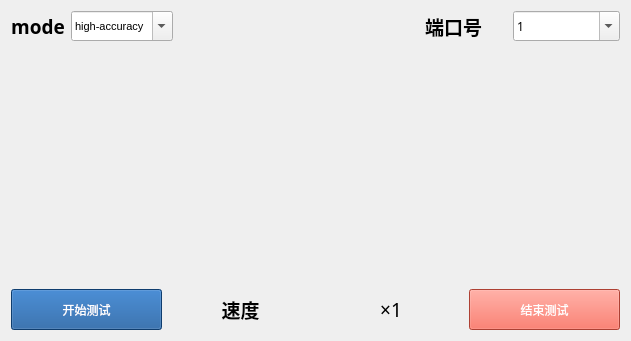
   <widget class="QWidget" name="layoutWidget_3">
    <property name="geometry">
     <rect>
      <x>1090</x>
      <y>450</y>
      <width>631</width>
      <height>341</height>
     </rect>
    </property>
    <layout class="QVBoxLayout" name="verticalLayout_40">
     <item>
      <layout class="QVBoxLayout" name="verticalLayout_41">
       <item>
        <layout class="QHBoxLayout" name="horizontalLayout_62">
         <item>
          <layout class="QHBoxLayout" name="horizontalLayout_63">
           <item>
            <widget class="QLabel" name="label_46">
             <property name="font">
              <font>
               <family>Adobe Heiti Std</family>
               <pointsize>14</pointsize>
               <weight>75</weight>
               <bold>true</bold>
              </font>
             </property>
             <property name="text">
              <string>mode</string>
             </property>
             <property name="alignment">
              <set>Qt::AlignCenter</set>
             </property>
            </widget>
           </item>
           <item>
            <widget class="QComboBox" name="comboBox_18">
             <property name="minimumSize">
              <size>
               <width>0</width>
               <height>30</height>
              </size>
             </property>
             <property name="font">
              <font>
               <family>Arial</family>
               <pointsize>8</pointsize>
               <weight>50</weight>
               <italic>false</italic>
               <bold>false</bold>
              </font>
             </property>
             <property name="styleSheet">
              <string notr="true">font: 8pt &quot;Arial&quot;;</string>
             </property>
             <property name="editable">
              <bool>true</bool>
             </property>
             <property name="currentText">
              <string>high-accuracy</string>
             </property>
             <item>
              <property name="text">
               <string>high-accuracy</string>
              </property>
             </item>
             <item>
              <property name="text">
               <string>high-sensitivity</string>
              </property>
             </item>
            </widget>
           </item>
          </layout>
         </item>
         <item>
          <spacer name="horizontalSpacer_39">
           <property name="orientation">
            <enum>Qt::Horizontal</enum>
           </property>
           <property name="sizeHint" stdset="0">
            <size>
             <width>40</width>
             <height>20</height>
            </size>
           </property>
          </spacer>
         </item>
         <item>
          <layout class="QHBoxLayout" name="horizontalLayout_64" stretch="1,1">
           <item>
            <widget class="QLabel" name="label_47">
             <property name="font">
              <font>
               <family>Adobe Heiti Std</family>
               <pointsize>14</pointsize>
               <weight>75</weight>
               <bold>true</bold>
              </font>
             </property>
             <property name="text">
              <string>端口号</string>
             </property>
             <property name="alignment">
              <set>Qt::AlignCenter</set>
             </property>
            </widget>
           </item>
           <item>
            <widget class="QComboBox" name="comboBox_20">
             <property name="enabled">
              <bool>true</bool>
             </property>
             <property name="minimumSize">
              <size>
               <width>0</width>
               <height>30</height>
              </size>
             </property>
             <property name="font">
              <font>
               <family>Adobe 黑体 Std R</family>
               <pointsize>9</pointsize>
               <weight>50</weight>
               <italic>false</italic>
               <bold>false</bold>
              </font>
             </property>
             <property name="layoutDirection">
              <enum>Qt::LeftToRight</enum>
             </property>
             <property name="styleSheet">
              <string notr="true">font: 9pt &quot;Adobe 黑体 Std R&quot;;</string>
             </property>
             <property name="editable">
              <bool>true</bool>
             </property>
             <property name="currentText">
              <string>1</string>
             </property>
             <property name="insertPolicy">
              <enum>QComboBox::InsertAtBottom</enum>
             </property>
             <item>
              <property name="text">
               <string>1</string>
              </property>
             </item>
             <item>
              <property name="text">
               <string>2</string>
              </property>
             </item>
             <item>
              <property name="text">
               <string>3</string>
              </property>
             </item>
             <item>
              <property name="text">
               <string>4</string>
              </property>
             </item>
             <item>
              <property name="text">
               <string>5</string>
              </property>
             </item>
             <item>
              <property name="text">
               <string>6</string>
              </property>
             </item>
             <item>
              <property name="text">
               <string>7</string>
              </property>
             </item>
            </widget>
           </item>
          </layout>
         </item>
        </layout>
       </item>
      </layout>
     </item>
     <item>
      <layout class="QVBoxLayout" name="verticalLayout_42" stretch="1,0">
       <item>
        <layout class="QVBoxLayout" name="verticalLayout_43" stretch="5">
         <item>
          <widget class="QLabel" name="GestureResultFig">
           <property name="text">
            <string/>
           </property>
          </widget>
         </item>
        </layout>
       </item>
       <item>
        <layout class="QHBoxLayout" name="horizontalLayout_66">
         <item>
          <widget class="QPushButton" name="StartTest">
           <property name="minimumSize">
            <size>
             <width>151</width>
             <height>41</height>
            </size>
           </property>
           <property name="styleSheet">
            <string notr="true">font: 9pt &quot;Adobe 黑体 Std R&quot;;
background-color: rgb(21, 85, 154);
color: rgb(255, 255, 255);</string>
           </property>
           <property name="text">
            <string>开始测试</string>
           </property>
          </widget>
         </item>
         <item>
          <widget class="QLabel" name="label_48">
           <property name="font">
            <font>
             <family>Adobe Heiti Std</family>
             <pointsize>14</pointsize>
             <weight>75</weight>
             <bold>true</bold>
            </font>
           </property>
           <property name="text">
            <string>速度</string>
           </property>
           <property name="alignment">
            <set>Qt::AlignCenter</set>
           </property>
          </widget>
         </item>
         <item>
          <widget class="QLabel" name="speed">
           <property name="font">
            <font>
             <family>Adobe Heiti Std</family>
             <pointsize>14</pointsize>
            </font>
           </property>
           <property name="text">
            <string>×1</string>
           </property>
           <property name="alignment">
            <set>Qt::AlignCenter</set>
           </property>
          </widget>
         </item>
         <item>
          <widget class="QPushButton" name="StopTest">
           <property name="minimumSize">
            <size>
             <width>151</width>
             <height>41</height>
            </size>
           </property>
           <property name="styleSheet">
            <string notr="true">color: rgb(255, 255, 255);
background-color: rgb(242, 90, 71);
font: 9pt &quot;Adobe 黑体 Std R&quot;;</string>
           </property>
           <property name="text">
            <string>结束测试</string>
           </property>
          </widget>
         </item>
        </layout>
       </item>
      </layout>
     </item>
    </layout>
   </widget>
